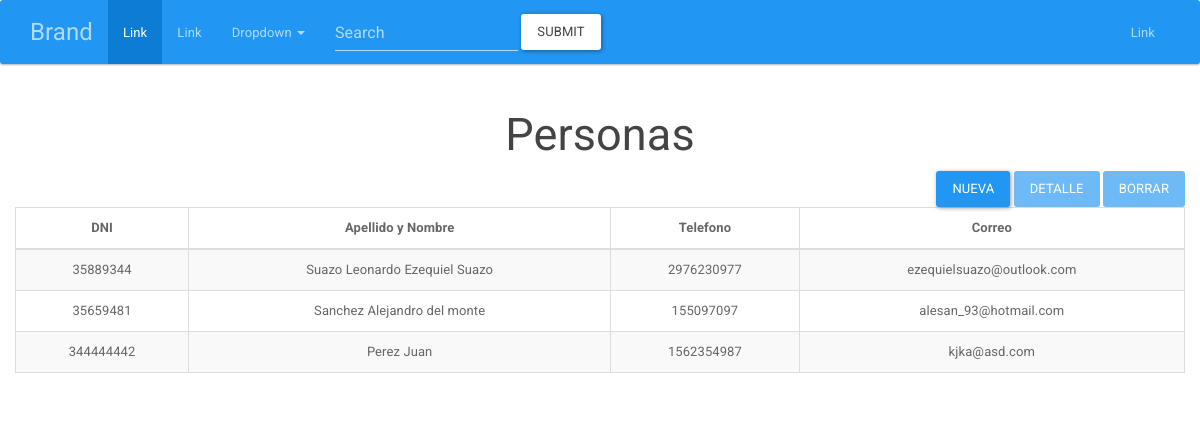
Page /index.php/persona on the committed database.
### tables this page shows
CREATE TABLE IF NOT EXISTS `persona` (
  `id` int(11) NOT NULL AUTO_INCREMENT,
  `dni` int(9) DEFAULT NULL,
  `nombre` varchar(90) DEFAULT NULL,
  `apellido` varchar(45) DEFAULT NULL,
  `segundo_apellido` varchar(45) DEFAULT NULL,
  `fecha_nacimiento` date DEFAULT NULL,
  `lugar_nacimiento` varchar(90) DEFAULT NULL,
  `nacionalidad` varchar(45) DEFAULT NULL,
  `email` varchar(45) DEFAULT NULL,
  `telefonos` varchar(45) DEFAULT NULL,
  `cuit` varchar(45) DEFAULT NULL,
  `domicilio_actual` int(11) DEFAULT NULL,
  `empresa` int(11) DEFAULT NULL,
  `urlImagen` varchar(45) DEFAULT NULL,
  PRIMARY KEY (`id`)
);

### application/models/util_model.php (called while the page is built, shortened)
<?php
class Util_model extends CI_Model {
	public function template_view($view,$params = null){
		if (!is_null($params)){
			$this->load->view('template/header',$params);
			$this->load->view($view,$params);
			$this->load->view('template/footer',$params);
		}else{
			$this->load->view('template/header');
			$this->load->view($view);
			$this->load->view('template/footer');
		}
	}
}

### application/controllers/Persona.php (called while the page is built, shortened)
<?php
class Persona extends CI_Controller {
	public function index(){
		$this->listar();
	}
	public function listar(){
		$datos['personas'] = $this->persona_model->get();
		$this->_template('persona/listar',$datos);
	}
	private function _template($vista,$data = null){
		$this->util_model->template_view($vista,$data);
	}
}

### index.php (called while the page is built, shortened)
<?php
require_once BASEPATH.'core/CodeIgniter.php';

### application/models/persona_model.php (called while the page is built, shortened)
<?php
class Persona_model extends CI_Model {
	public function get($id = null){
		if (is_null($id)){
			return $this->db->get('persona')->result();
		}else{
			$this->db->where('id',$id);
			return $this->db->get('persona')->result()[0];
		}
	}
}

### application/views/persona/listar.php (the view, shortened to what this page needs)
<div class="container">
	<div class="row"><h2 class="text-center">Personas</h2></div>
	<div id="toolbar" class="row text-right">
		<a id="nuevo" href="<?php echo base_url('persona/nueva'); ?>" class="btn btn-primary">Nueva</a>
		<a id="editar" class="btn btn-primary disabled" >Detalle</a>
		<a id="borrar" href="#" class="btn btn-primary disabled" >Borrar</a>
	</div>
	<div class="row">
		<div class="table-responsive">
			<table id="tabladt" class="table table-striped table-bordered table-hover">
			  <thead>
			    <tr>
			      <th class="text-center">DNI</th>
			      <th class="text-center">Apellido y Nombre</th>
			      <th class="text-center">Telefono</th>
			      <th class="text-center">Correo</th>
			    </tr>
			  </thead>
			  <tbody id="tablebody">
			    <?php foreach ($personas as $persona) { ?>
			    <tr id="<?php echo $persona->id; ?>">
			      <td class="text-center"><?php echo $persona->dni;?></td>
			      <td class="text-center"><?php echo $persona->apellido . ' ' . $persona->nombre;?></td>
			      <td class="text-center"><?php echo $persona->telefonos;?></td>
			      <td class="text-center"><?php echo $persona->email;?></td>
			    </tr>
			    <?php }?>
			  </tbody>
			</table>
		</div>
	</div>
</div>

### application/views/template/header.php (shortened to what this page needs)
<!DOCTYPE html>
<html>
<head>
	<link rel="stylesheet" href="<?php echo base_url('assets/css/bootstrap.min.css') ?>">
  <link rel="stylesheet" href="<?php echo base_url('assets/css/style.css') ?>">
  <link rel="stylesheet" href="<?php echo base_url('assets/css/jquery.dataTables.min.css') ?>">
  <link rel="stylesheet" href="<?php echo base_url('assets/css/select2.min.css') ?>">
  <link rel="stylesheet" href="<?php echo base_url('assets/css/jquery-ui.min.css') ?>">
	<link rel="stylesheet" href="<?php echo base_url('assets/css/style.css') ?>">
</head>
<body>
<nav id="navbar" class="navbar navbar-inverse">
  <div class="container">
    <div class="navbar-header">
      <a class="navbar-brand" href="#">Brand</a>
    </div>
    <div class="collapse navbar-collapse" id="bs-example-navbar-collapse-2">
      <ul class="nav navbar-nav">
        <li class="active"><a href="#">Link <span class="sr-only">(current)</span></a></li>
        <li><a href="#">Link</a></li>
        <li class="dropdown">
          <a href="#" class="dropdown-toggle" data-toggle="dropdown" role="button" aria-expanded="false">Dropdown <span class="caret"></span></a>
        </li>
      </ul>
      <form class="navbar-form navbar-left" role="search">
        <div class="form-group">
          <input type="text" class="form-control" placeholder="Search">
        </div>
        <button type="submit" class="btn btn-default">Submit</button>
      </form>
      <ul class="nav navbar-nav navbar-right">
        <li><a href="#">Link</a></li>
      </ul>
    </div>
  </div>
</nav>

### application/views/template/footer.php (shortened to what this page needs)
</body>
</html>

### rows in the picture
persona: dni "35889344", apellido "Suazo", nombre "Leonardo Ezequiel Suazo", telefonos "2976230977", email "ezequielsuazo@outlook.com"
persona: dni "35659481", apellido "Sanchez", nombre "Alejandro del monte", telefonos "155097097", email "alesan_93@hotmail.com"
persona: dni "344444442", apellido "Perez", nombre "Juan", telefonos "1562354987", email "kjka@asd.com"
